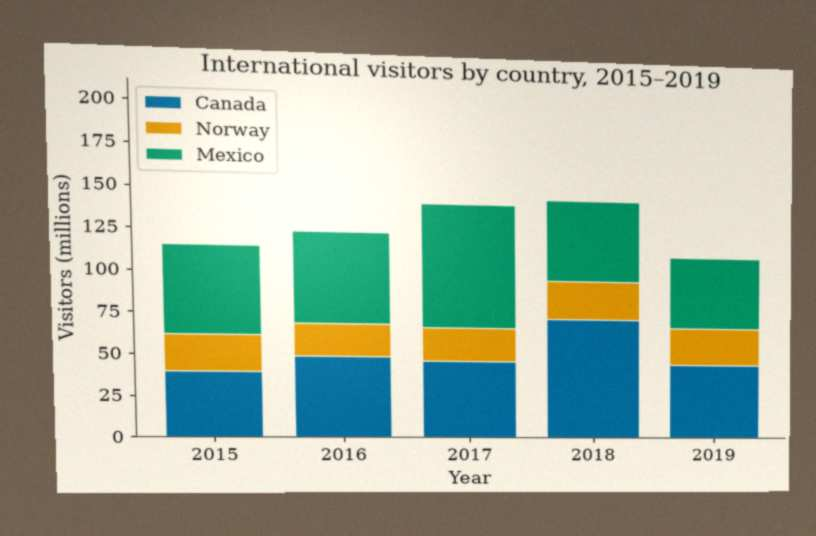
#> input picture samples/charts-seed42/images/charts-000001-photo.jpg, 816 x 536 px
$ python -i gfx.py   (imports and definitions only)
#> lines starting #> are read from the running program, lines starting #| are printed output that depends on the picture; after the words box and inside, x2 and y2 are one past the last pixel; in counts of white or black regions, pixels touching at a corner belong together
#> further down, picture is the input picture: PIL image 816x536 RGB; mean R, G, B 161.9, 174.5, 156.8
"""Drawing helpers for the demo video: theme, fonts, easing, text, image cards and smooth shapes.

Frames are 1920x1080 RGBA images. Text and cards are rendered once and cached, then composited
every frame at some opacity, which keeps a scene's draw call cheap. Shapes that need smooth edges
(dots, rings, chart lines) are drawn on a supersampled layer and scaled down.
"""

from __future__ import annotations

import textwrap
from functools import lru_cache
from pathlib import Path

import matplotlib
import numpy as np
from PIL import Image, ImageDraw, ImageFilter, ImageFont

W, H = 1920, 1080
FPS = 30
LANCZOS = Image.Resampling.LANCZOS

BG_TOP, BG_BOTTOM = (9, 15, 30), (20, 31, 55)
INK = (246, 243, 236)
MUTED = (158, 169, 191)
FAINT = (84, 97, 124)
LINE = (52, 64, 90)
ACCENT = (247, 186, 62)
GOOD = (56, 201, 128)
BAD = (243, 88, 88)
PAPER = (250, 249, 246)

_AVENIR = Path("/System/Library/Fonts/Avenir Next.ttc")
_MENLO = Path("/System/Library/Fonts/Menlo.ttc")
_FACES = {"bold": 0, "demi": 2, "medium": 5, "regular": 7, "heavy": 8}
_DEJAVU = Path(matplotlib.get_data_path()) / "fonts" / "ttf"


# [12 lines left out: function font, not called in this run]


# Easing: all take and return values in [0, 1].
def clamp(x: float, lo: float = 0.0, hi: float = 1.0) -> float:
    return max(lo, min(hi, x))


# [5 lines left out: function ramp, not called in this run]


def ease_out(x: float) -> float:
    x = clamp(x)
    return 1 - (1 - x) ** 3


def ease_in_out(x: float) -> float:
    x = clamp(x)
    return x * x * (3 - 2 * x)


# [12 lines left out: functions back_out, fade, not called in this run]


def lerp(a: float, b: float, x: float) -> float:
    return a + (b - a) * x


def mix(c1: tuple[int, ...], c2: tuple[int, ...], x: float) -> tuple[int, ...]:
    return tuple(round(lerp(a, b, clamp(x))) for a, b in zip(c1, c2))


# [14 lines left out: function background, not called in this run]


def new_frame() -> Image.Image:
    return background().copy()


# [40 lines left out: functions with_alpha, paste, place, text_image, not called in this run]


def text_width(s: str, weight: str, size: int) -> int:
    return round(font(weight, size).getlength(s))


# [38 lines left out: functions put_text, put_lines, not called in this run]


def _round_mask(size: tuple[int, int], radius: int, ss: int = 4) -> Image.Image:
#> called with size = (816, 536), radius = 16, ss = 4
    big = Image.new("L", (size[0] * ss, size[1] * ss), 0)
#> big: PIL image 3264x2144 L; every value is 0
    ImageDraw.Draw(big).rounded_rectangle((0, 0, big.width - 1, big.height - 1), radius * ss, fill=255)
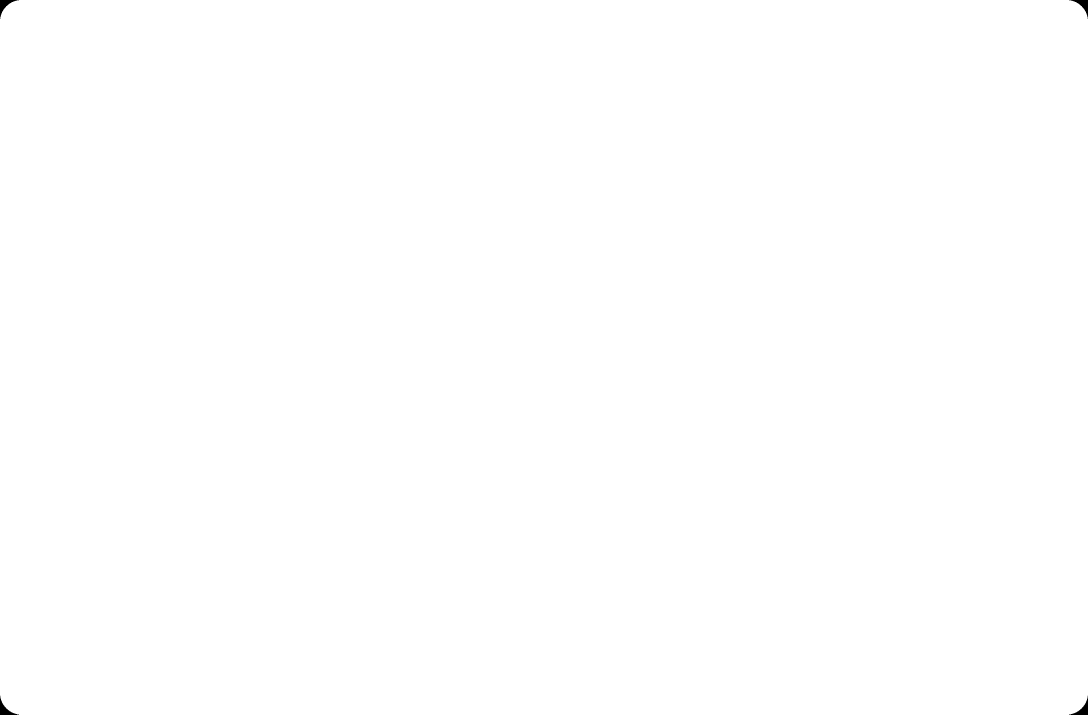
#> big: PIL image 3264x2144 L (shown at 1/3 size); 99.9% white; 4 black regions, box (x1, y1, x2, y2) and area: (0, 0, 57, 57) 901, (3207, 0, 3264, 57) 901, (0, 2087, 57, 2144) 901, (3207, 2087, 3264, 2144) 901
    return big.resize(size, LANCZOS)
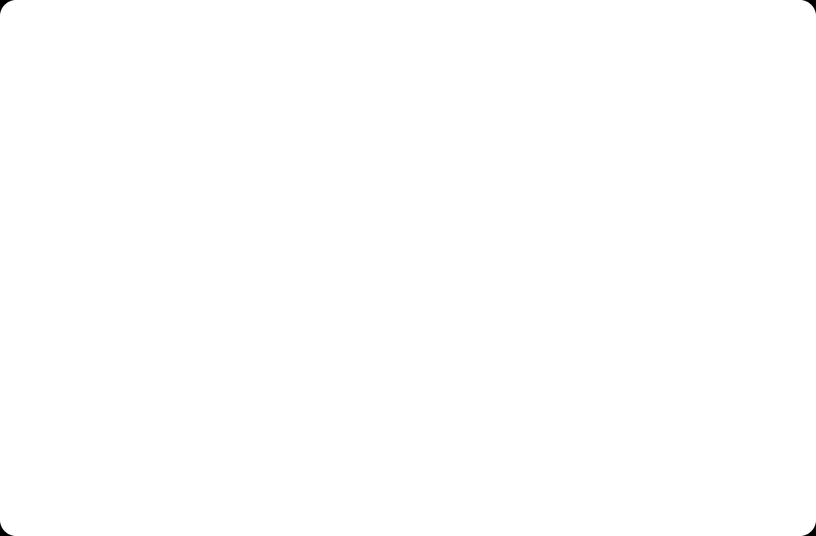
#> returned value: PIL image 816x536 L; min 0, max 255, mean 254.9


@lru_cache(maxsize=32)
def _shadow(size: tuple[int, int], radius: int, spread: int, strength: int) -> Image.Image:
#> called with size = (816, 536), radius = 16, spread = 34, strength = 170
    w, h = size
    layer = Image.new("L", (w + 2 * spread, h + 2 * spread), 0)
#> layer: PIL image 884x604 L; every value is 0
    ImageDraw.Draw(layer).rounded_rectangle((spread, spread + spread // 4, spread + w, spread + h + spread // 4), radius, fill=strength)
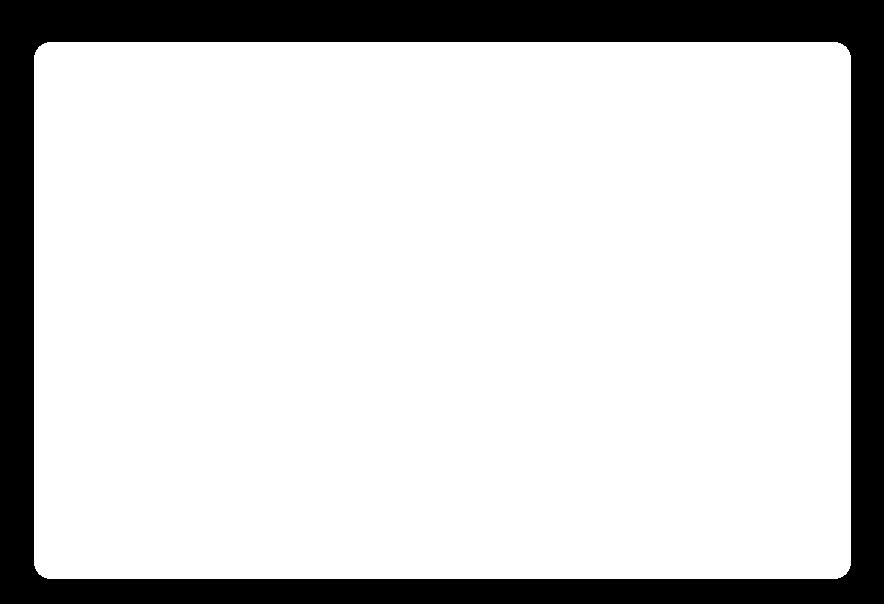
#> layer: PIL image 884x604 L; values 0 (black) and 170 (white), 82.1% white; 1 black region, box (x1, y1, x2, y2) and area: (0, 0, 884, 604) 95451
    shadow = Image.new("RGBA", layer.size, (0, 0, 0, 0))
#> shadow: PIL image 884x604 RGBA; every value is 0
    shadow.putalpha(layer.filter(ImageFilter.GaussianBlur(spread / 2.4)))
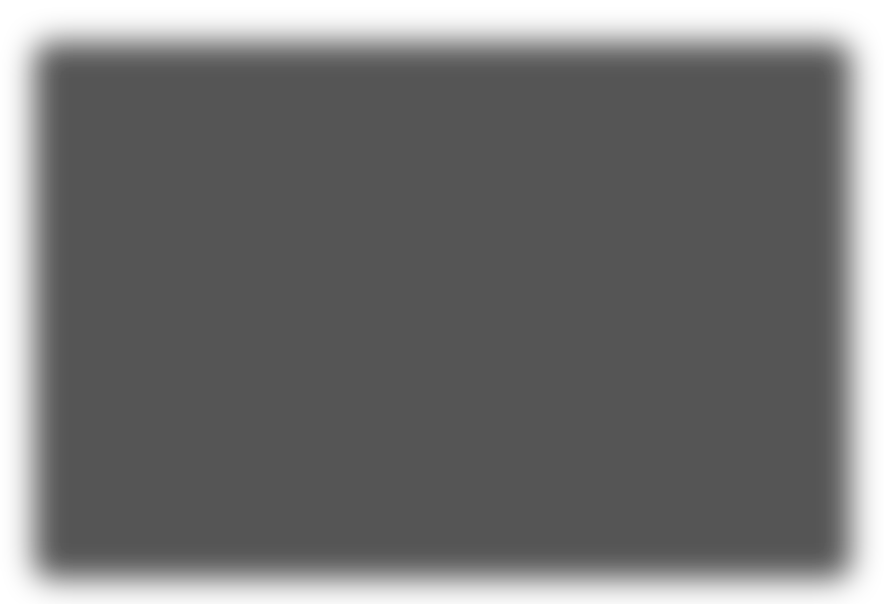
#> shadow: PIL image 884x604 RGBA; mean R, G, B, A 0, 0, 0, 139.6; transparent parts drawn white
    return shadow


def frame_card(
    picture: Image.Image, pad: int = 0, radius: int = 16, spread: int = 34, color: tuple[int, int, int] = PAPER
) -> Image.Image:
    """A picture on a rounded card with a soft drop shadow. The result is larger than the card by
    `spread` on each side, so centre it rather than placing its corner."""
    body = Image.new("RGBA", (picture.width + 2 * pad, picture.height + 2 * pad), (*color, 255))
    body.paste(picture.convert("RGB"), (pad, pad))
    body.putalpha(_round_mask(body.size, radius))
    out = _shadow(body.size, radius, spread, 170).copy()
    out.alpha_composite(body, (spread, spread))
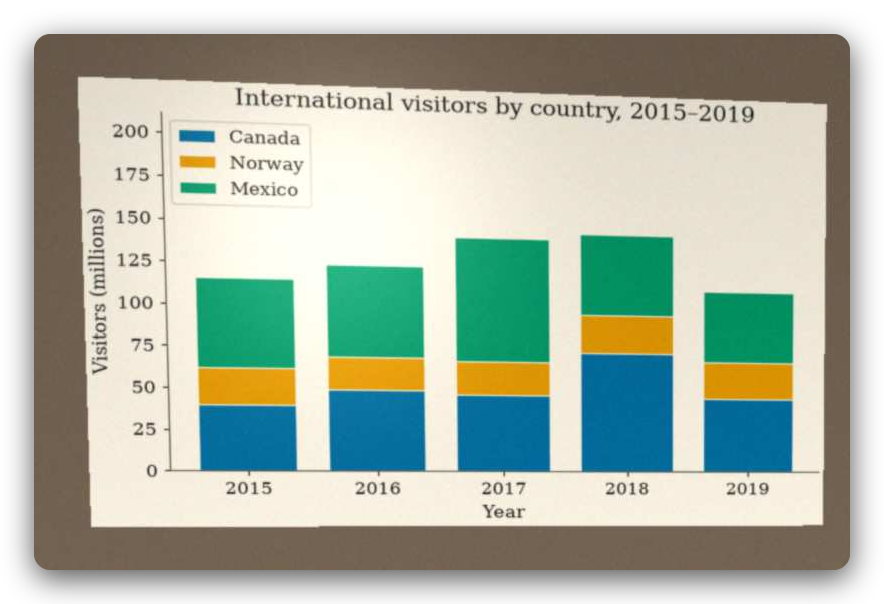
#> out: PIL image 884x604 RGBA; mean R, G, B, A 132.5, 142.9, 128.4, 214.3; transparent parts drawn white
    return out


# [15 lines left out: function card, not called in this run]


class Sketch:
    """A transparent layer for smooth shapes: drawn `ss` times larger, then scaled down."""

    # [4 lines left out: function __init__, not called in this run]

    def _p(self, *xy: float) -> list[float]:
        return [v * self.ss for v in xy]

    # [19 lines left out: functions line, dashed, not called in this run]

    def circle(self, center: tuple[float, float], r: float, fill: tuple[int, ...] | None = None, outline: tuple[int, ...] | None = None, width: float = 0) -> None:
        x, y = center
        self.draw.ellipse(self._p(x - r, y - r, x + r, y + r), fill=fill, outline=outline, width=round(width * self.ss) if outline else 0)

    def rrect(self, box: tuple[float, float, float, float], radius: float, fill: tuple[int, ...] | None = None, outline: tuple[int, ...] | None = None, width: float = 0) -> None:
        self.draw.rounded_rectangle(self._p(*box), radius * self.ss, fill=fill, outline=outline, width=round(width * self.ss) if outline else 0)

    def polygon(self, points: list[tuple[float, float]], fill: tuple[int, ...]) -> None:
        self.draw.polygon([v * self.ss for p in points for v in p], fill=fill)

    def arc(self, center: tuple[float, float], r: float, start: float, end: float, color: tuple[int, ...], width: float) -> None:
        x, y = center
        self.draw.arc(self._p(x - r, y - r, x + r, y + r), start, end, fill=color, width=max(1, round(width * self.ss)))

    def image(self) -> Image.Image:
        return self.layer.resize(self.size, LANCZOS)


# [46 lines left out: functions pill, check_mark, caption_box, not called in this run]

>>> from PIL import Image
>>> picture = Image.open('../../samples/charts-seed42/images/charts-000001-photo.jpg')
>>> result = frame_card(picture)

$ run again, on samples/charts-seed42/images/charts-000025-photo.jpg
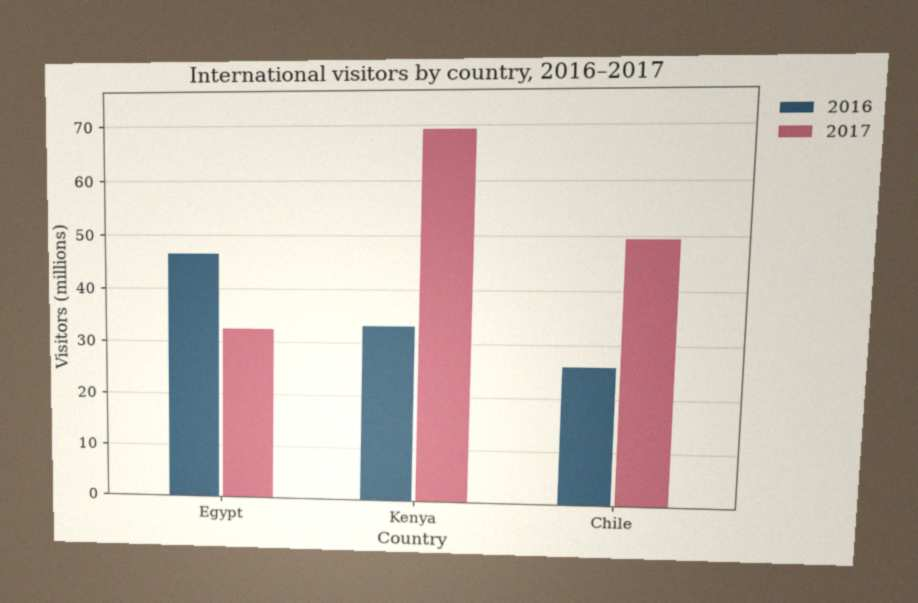
#> input picture samples/charts-seed42/images/charts-000025-photo.jpg, 918 x 603 px
#> picture is the input picture: PIL image 918x603 RGB; mean R, G, B 191.1, 179.3, 169.8
#> in _shadow, `ImageDraw.Draw(layer).rounded_rectangle((spread, spread + spread // 4,..`:
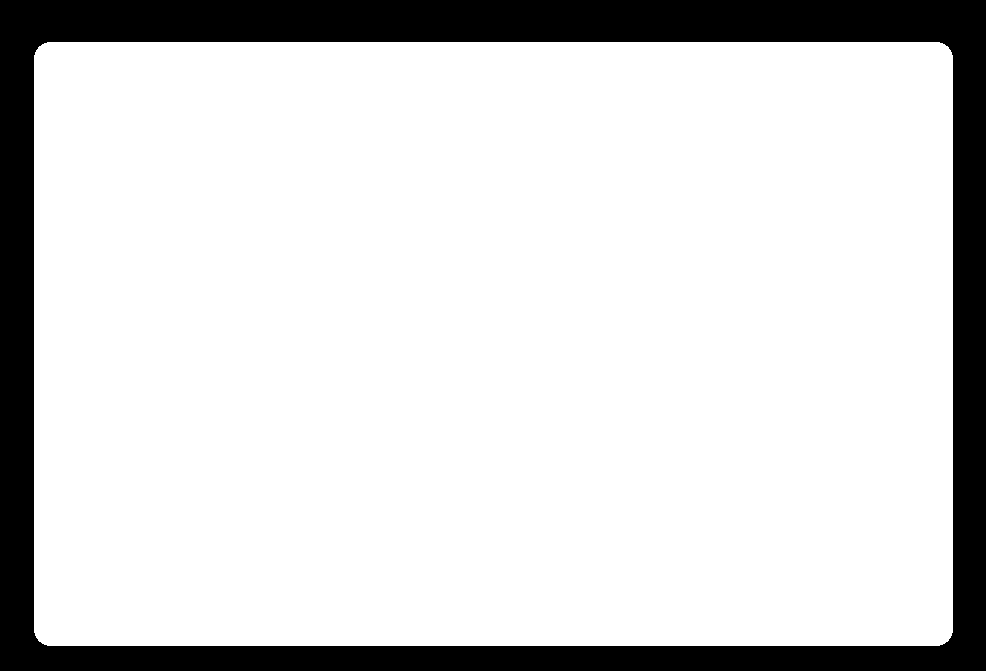
#> layer: PIL image 986x671 L; values 0 (black) and 170 (white), 83.9% white; 1 black region, box (x1, y1, x2, y2) and area: (0, 0, 986, 671) 106774
#> in frame_card, `out.alpha_composite(body, (spread, spread))`:
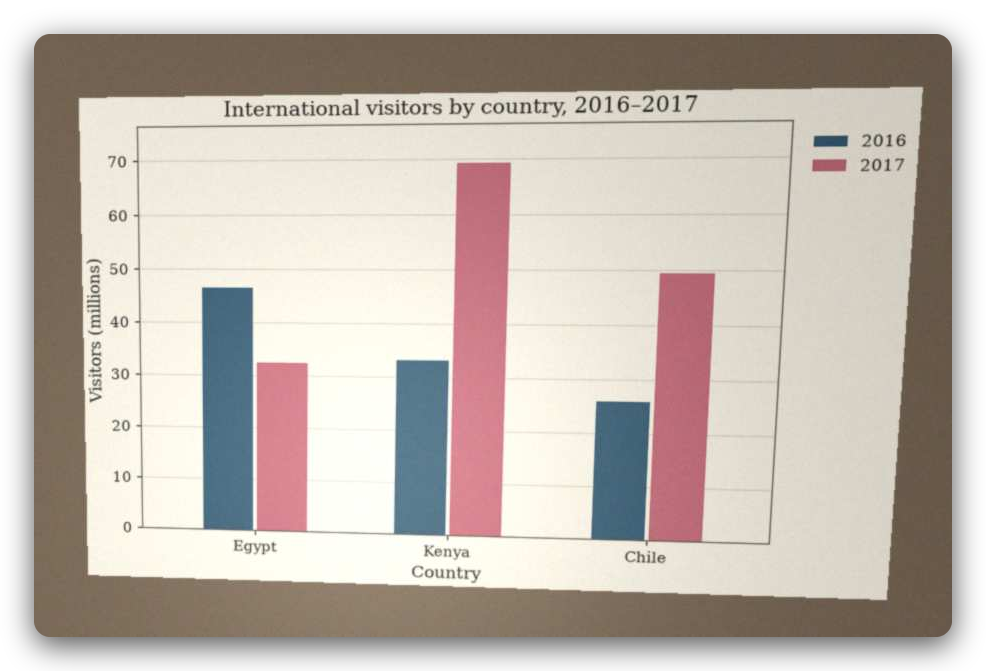
#> out: PIL image 986x671 RGBA; mean R, G, B, A 159.8, 150, 142, 218.3; transparent parts drawn white

$ run again, on samples/charts-seed42/images/charts-000036-photo.jpg
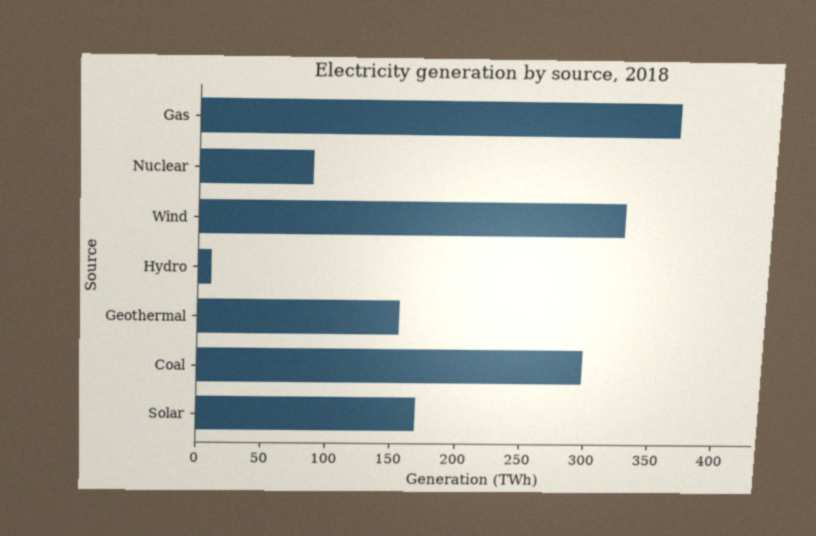
#> input picture samples/charts-seed42/images/charts-000036-photo.jpg, 816 x 536 px
#> picture is the input picture: PIL image 816x536 RGB; mean R, G, B 168.3, 165.3, 157
#> in frame_card, `out.alpha_composite(body, (spread, spread))`:
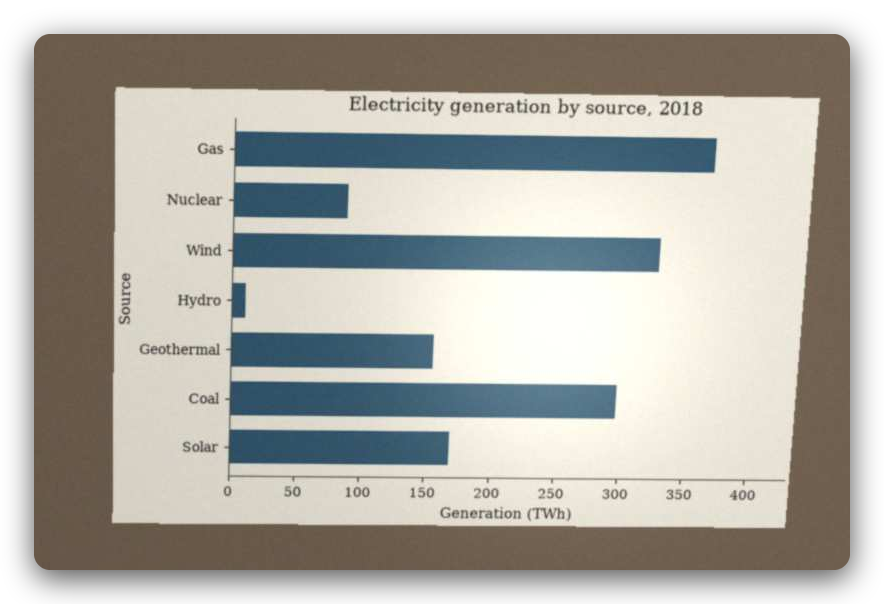
#> out: PIL image 884x604 RGBA; mean R, G, B, A 137.8, 135.4, 128.5, 214.3; transparent parts drawn white

$ run again, on samples/charts-seed42/images/charts-000040-photo.jpg
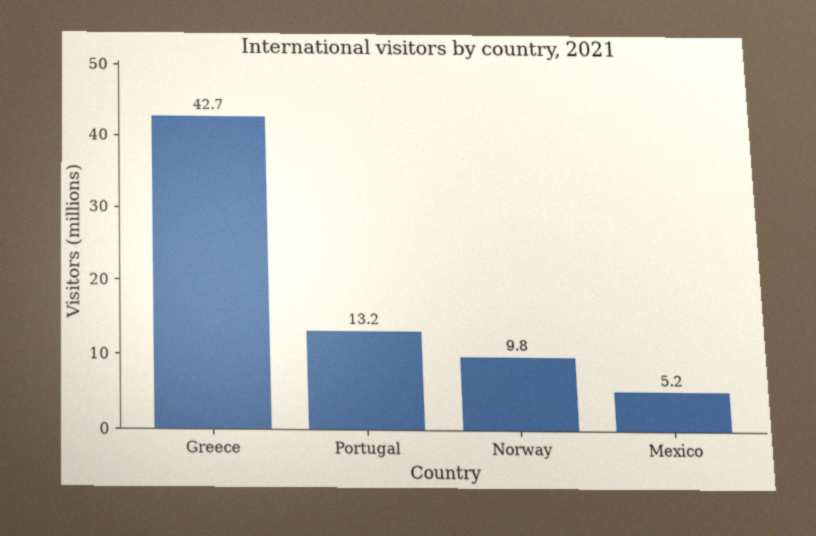
#> input picture samples/charts-seed42/images/charts-000040-photo.jpg, 816 x 536 px
#> picture is the input picture: PIL image 816x536 RGB; mean R, G, B 186.2, 182.6, 175
#> in frame_card, `out.alpha_composite(body, (spread, spread))`:
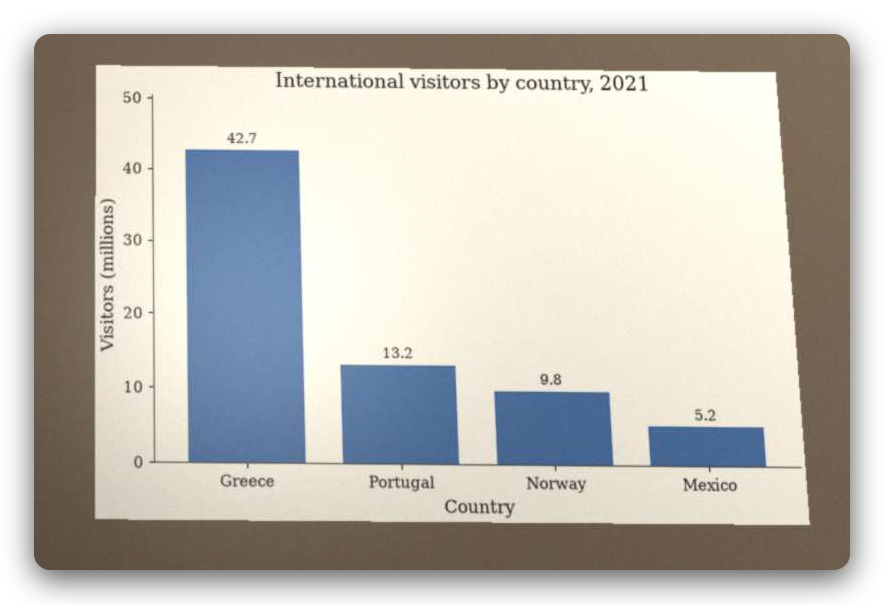
#> out: PIL image 884x604 RGBA; mean R, G, B, A 152.5, 149.6, 143.3, 214.3; transparent parts drawn white
